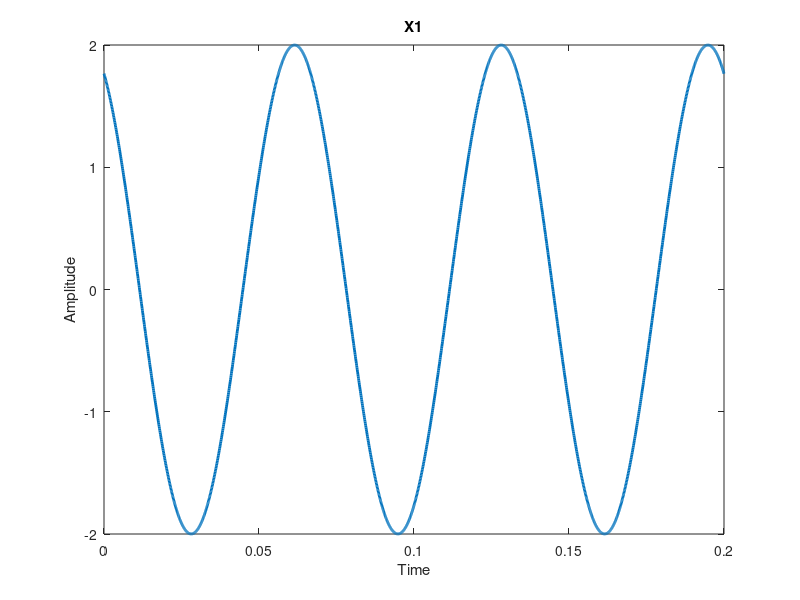
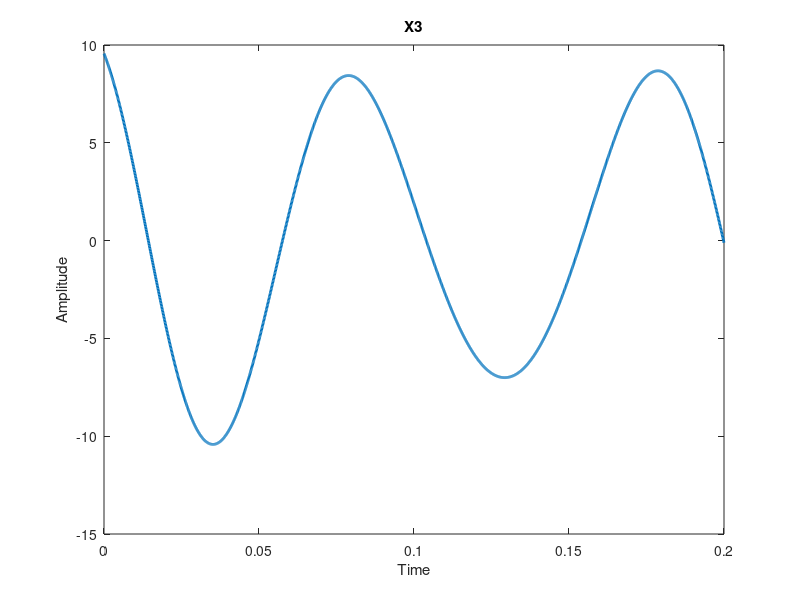

These charts were generated, in order, by the following MATLAB code:

clc;
close all;
A=2; %20-42556-1
B=0;
C=4;
D=2;
E=5;
F=5;
G=6;
H=1;
K1= A+B;
K2= G+H+2;
frq1=E+F+5;
J1= (pi*(D+G+20))/180;
J2= pi/6;
fs=10000;
t=0:1/fs:3/15;
x1 = K1*cos(2*pi*frq1*1*t + J1);
plot(t,x1,'LineWidth',2)
xlabel('Time');
ylabel('Amplitude');
title('X1')
figure
frq2=C+D+5;
x2=K2*cos(2*pi*frq2*t+J2);
plot (t, x2, 'LineWidth',2)
xlabel('Time')
ylabel('Amplitude')
title('X2')
x3=x1+x2;
plot (t, x3, 'LineWidth',2)
xlabel('Time')
ylabel('Amplitude')
title('X3')
